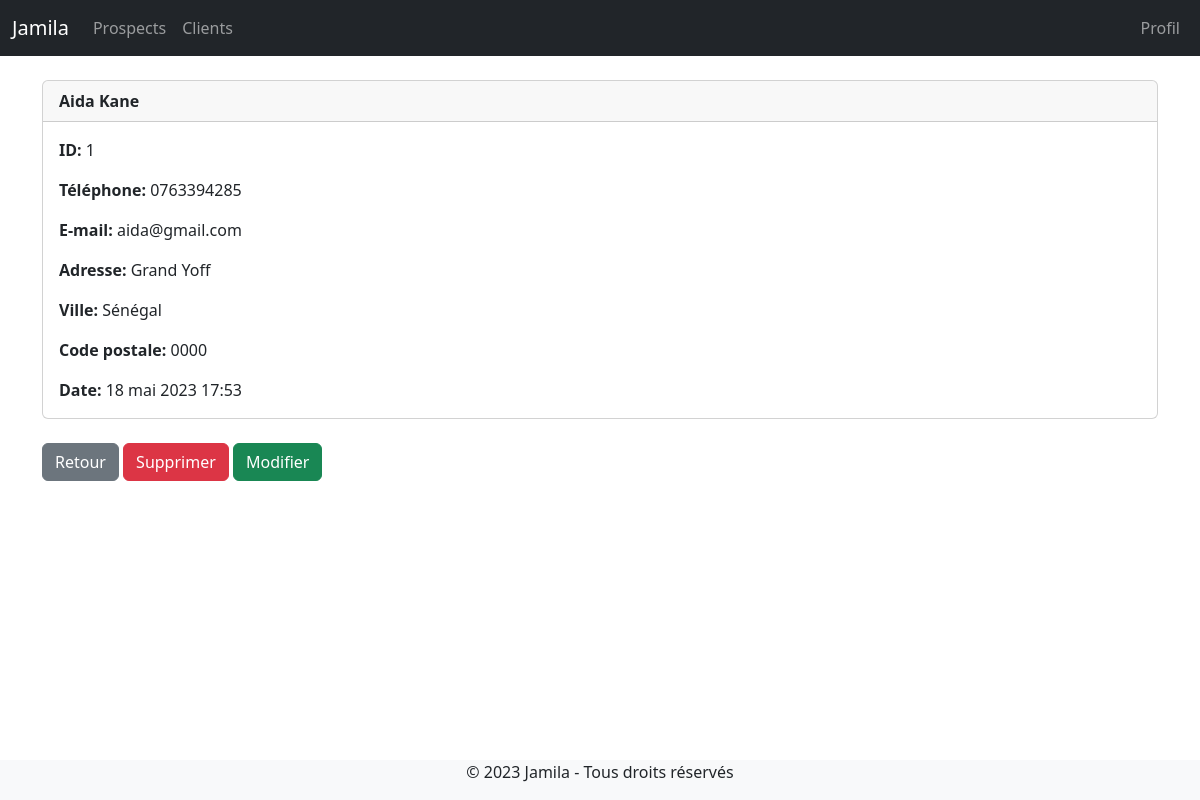
Screenshot of /website/record/1 (signed in) with the database file from the repository.
### website/models.py (models this page shows, shortened)
class Record(models.Model):
    created_at=models.DateTimeField(auto_now_add=True)
    first_name = models.CharField(max_length=50)
    last_name = models.CharField(max_length=50)
    email = models.CharField(max_length=100)
    phone = models.CharField(max_length=15)
    adress = models.CharField(max_length=150)
    state = models.CharField(max_length=50)
    zipcode = models.CharField(max_length=20)

### website/views.py (the view)
# urls.py: path("record/<int:pk>",views.customer_record, name='record'),
def customer_record(request, pk):
    if request.user.is_authenticated:
        customer_record= Record.objects.get(id=pk)
        return render(request, 'record.html', {"customer_record":customer_record})
    else:
        messages.success(request, "Vous devez d'abord vous connectez !")
        return redirect('website:site')

### website/templates/record.html
{% extends 'base.html' %}
{% block content %}
<div class="card" xmlns="http://www.w3.org/1999/html">
  <div class="card-header">
   <strong>{{ customer_record.first_name}} {{ customer_record.last_name}}</strong>
  </div>
  <div class="card-body">
    <p class="card-text">
        <strong> ID: </strong> {{ customer_record.id}}</p>
<p class="card-text">
        <strong> Téléphone: </strong>{{ customer_record.phone}}</p>
<p class="card-text">
        <strong> E-mail: </strong>{{ customer_record.email}}</p>
<p class="card-text">
        <strong> Adresse: </strong>{{ customer_record.adress}}</p>
<p class="card-text">
        <strong> Ville: </strong>{{ customer_record.state}}</p>
<p class="card-text">
        <strong> Code postale: </strong>{{ customer_record.zipcode}}</p>
<p class="card-text">
        <strong> Date: </strong>{{ customer_record.created_at}}</p>
  </div>
</div>
<br>
<a href="{% url 'website:records' %}" class="btn btn-secondary">Retour</a>
<a href="{% url 'website:delete_record' customer_record.id %}" class="btn btn-danger">Supprimer </a>
<a href="{% url 'website:update_record' customer_record.id %}" class="btn btn-success">Modifier</a>
{% endblock%}

### rows the page displays
Record: first_name "Aida", last_name "Kane", id "1", phone "0763394285", email "aida@gmail.com", adress "Grand Yoff", state "Sénégal", zipcode "0000", created_at "18 mai 2023 17:53"
